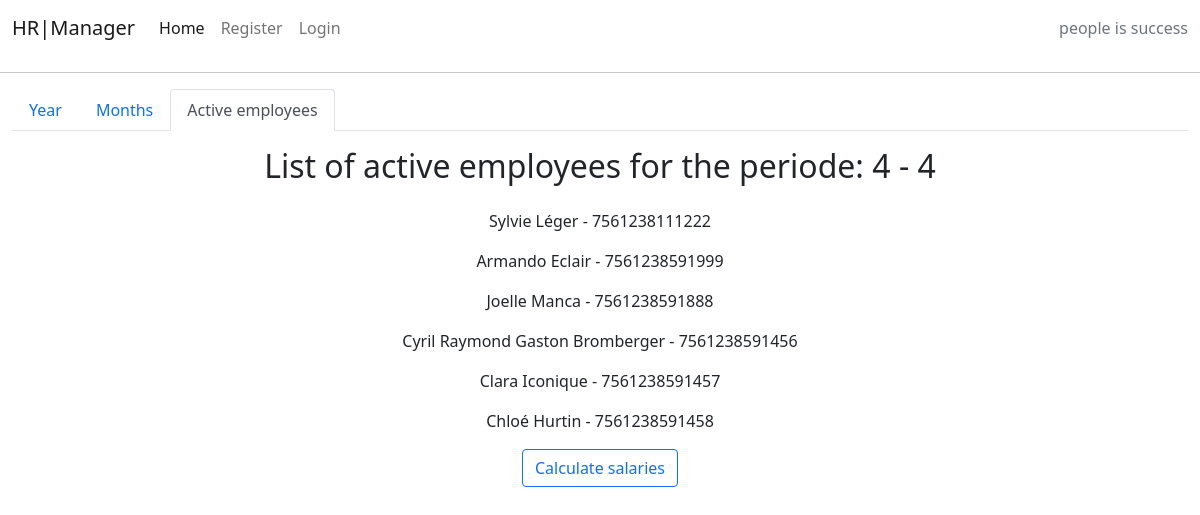
Page /generator/4/4/employees/ on the committed database.
### hrmanager/models.py (models this page shows, shortened)
class Employees(models.Model):
    title = models.CharField(max_length=200, unique=True, default='')
    first_name = models.CharField(max_length=30)
    last_name = models.CharField(max_length=30)
    employees_gender = models.CharField(max_length=1, choices=EMPLOYEES_GENDER)
    employees_marital_status = models.CharField(
        max_length=1, choices=EMPLOYEES_MARITAL_STATUS)
    children_for_allocations_type_1 = models.CharField(
        choices=CHILDREN_BELOW_18, blank=True, max_length=2)
    children_for_allocations_type_2 = models.CharField(
        choices=CHILDREN_BELOW_25, blank=True, max_length=2)
    birth_date = models.DateField()
    employees_age = models.PositiveSmallIntegerField()
    email_adress = models.EmailField()
    phone_number = models.IntegerField()
    emergency_contact = models.CharField(max_length=30)
    emergency_phonenumber = models.IntegerField()
    employee_picture = CloudinaryField('image', default='placeholder')
    social_security_number = models.CharField(
        max_length=13, unique=True)
    employees_bankaccount = models.CharField(max_length=21)
    start_date = models.DateField()
    end_date = models.DateField(blank=True, null=True, default=None)
    employees_holiday_rights = models.IntegerField()
    base_monthly_salary = models.IntegerField()
    LPP_deduction_employee = models.IntegerField(
        blank=True, null=True, default=0)
    LPP_deduction_employer = models.IntegerField(
        blank=True, null=True, default=0)
    employees_phone_allocation = models.PositiveSmallIntegerField(
        blank=True, null=True, default=0)
    employees_representation_allocation = models.PositiveSmallIntegerField(
        blank=True, null=True, default=0)
    expense_report = models.DecimalField(
        max_digits=5, decimal_places=2, default=0, blank=True, null=True)
    public_transportation_fees = models.DecimalField(
        max_digits=6, decimal_places=2, default=0, blank=True, null=True)
    extraordinary_salary = models.IntegerField(
        blank=True, null=True, default=0)
    created_date = models.DateTimeField(auto_now_add=True)
    updated_date = models.DateTimeField(auto_now=True)
    seniority = models.DurationField()
    employees_status = models.IntegerField(choices=STATUS, default=0)
    class Meta:
        ordering = ['start_date']
        unique_together = [['first_name', 'last_name']]

### hrmanager/views.py (the view)
class GeneratorEmployeesView(View):
    template_name = 'generator_employees.html'
    def get(self, request, year, month, *args, **kwargs):
        employees = Employees.objects.filter(
            employees_status=0
        ).values('first_name', 'last_name', 'social_security_number')
        context = {'year': year, 'month': month, 'employees': employees}
        return render(request, self.template_name, context)

### templates/generator_employees.html
{% extends "base.html" %} {% block content %}
<div class="container-fluid">
    <ul class="nav nav-tabs">
        <li class="nav-item">
            <a class="nav-link" aria-current="page" href="{% url 'generator_year' %}">Year</a>
        </li>
        <li class="nav-item">
            <a class="nav-link" aria-current="page"
                href="{% url 'generator_month' year=year %}">Months</a>
        </li>
        <li class="nav-item">
            <a class="nav-link active" href="#">Active employees</a>
        </li>
    </ul>
    <div class="container-fluid ">
        <div class="container text-center">
            <div class="row">
                <p>
                    <h2>List of active employees for the periode: {{ month }} - {{ year }}</h2>
                </p>
            </div>
            {% for employee in employees %}
                <p><span>{{ employee.first_name }} {{ employee.last_name }}</span>
                <span>- {{employee.social_security_number }}</span></p>
            {% endfor %}
        </div>
        <div class="container text-center">
            <div class="mb-3">
            <a class="btn btn-outline-primary" href="{% url 'generator_monthly_table' year=year month=month %}" role="button">
                Calculate salaries
            </a>
            </div>
        </div>
    </div>
</div>
{% endblock %}

### rows in the picture
Employees: first_name "Sylvie", last_name "Léger", social_security_number "7561238111222"
Employees: first_name "Armando", last_name "Eclair", social_security_number "7561238591999"
Employees: first_name "Joelle", last_name "Manca", social_security_number "7561238591888"
Employees: first_name "Cyril Raymond Gaston", last_name "Bromberger", social_security_number "7561238591456"
Employees: first_name "Clara", last_name "Iconique", social_security_number "7561238591457"
Employees: first_name "Chloé", last_name "Hurtin", social_security_number "7561238591458"

### other values in the picture
{{ month }} "4"
{{ year }} "4"
